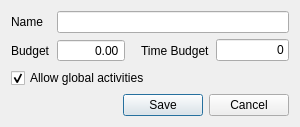
<?xml version="1.0" encoding="UTF-8"?>
<ui version="4.0">
 <class>ProjectDialog</class>
 <widget class="QDialog" name="ProjectDialog">
  <property name="geometry">
   <rect>
    <x>0</x>
    <y>0</y>
    <width>300</width>
    <height>101</height>
   </rect>
  </property>
  <property name="windowTitle">
   <string>Project</string>
  </property>
  <property name="locale">
   <locale language="English" country="UnitedStates"/>
  </property>
  <layout class="QVBoxLayout" name="verticalLayout">
   <item>
    <layout class="QGridLayout" name="gridLayout">
     <item row="0" column="0">
      <widget class="QLabel" name="lbName">
       <property name="text">
        <string>Name</string>
       </property>
      </widget>
     </item>
     <item row="1" column="0">
      <widget class="QLabel" name="label_2">
       <property name="text">
        <string>Budget</string>
       </property>
      </widget>
     </item>
     <item row="1" column="1">
      <widget class="QDoubleSpinBox" name="sbBudget">
       <property name="alignment">
        <set>Qt::AlignmentFlag::AlignRight|Qt::AlignmentFlag::AlignTrailing|Qt::AlignmentFlag::AlignVCenter</set>
       </property>
       <property name="buttonSymbols">
        <enum>QAbstractSpinBox::ButtonSymbols::NoButtons</enum>
       </property>
       <property name="prefix">
        <string/>
       </property>
       <property name="maximum">
        <double>999999999.000000000000000</double>
       </property>
      </widget>
     </item>
     <item row="1" column="2">
      <spacer name="horizontalSpacer">
       <property name="orientation">
        <enum>Qt::Orientation::Horizontal</enum>
       </property>
       <property name="sizeHint" stdset="0">
        <size>
         <width>40</width>
         <height>20</height>
        </size>
       </property>
      </spacer>
     </item>
     <item row="1" column="3">
      <widget class="QLabel" name="label_3">
       <property name="text">
        <string>Time Budget</string>
       </property>
      </widget>
     </item>
     <item row="1" column="4">
      <widget class="kemai::DurationEdit" name="leTimeBudget">
       <property name="text">
        <string>0</string>
       </property>
       <property name="alignment">
        <set>Qt::AlignmentFlag::AlignRight|Qt::AlignmentFlag::AlignTrailing|Qt::AlignmentFlag::AlignVCenter</set>
       </property>
      </widget>
     </item>
     <item row="0" column="1" colspan="4">
      <widget class="QLineEdit" name="leName">
       <property name="maxLength">
        <number>150</number>
       </property>
      </widget>
     </item>
     <item row="2" column="0" colspan="5">
      <widget class="QCheckBox" name="cbGlobalActivities">
       <property name="text">
        <string>Allow global activities</string>
       </property>
       <property name="checked">
        <bool>true</bool>
       </property>
      </widget>
     </item>
    </layout>
   </item>
   <item>
    <spacer name="verticalSpacer">
     <property name="orientation">
      <enum>Qt::Orientation::Vertical</enum>
     </property>
     <property name="sizeHint" stdset="0">
      <size>
       <width>20</width>
       <height>2</height>
      </size>
     </property>
    </spacer>
   </item>
   <item>
    <widget class="QDialogButtonBox" name="buttonBox">
     <property name="orientation">
      <enum>Qt::Orientation::Horizontal</enum>
     </property>
     <property name="standardButtons">
      <set>QDialogButtonBox::StandardButton::Cancel|QDialogButtonBox::StandardButton::Save</set>
     </property>
    </widget>
   </item>
  </layout>
 </widget>
 <customwidgets>
  <customwidget>
   <class>kemai::DurationEdit</class>
   <extends>QLineEdit</extends>
   <header>gui/durationEdit.h</header>
  </customwidget>
 </customwidgets>
 <tabstops>
  <tabstop>leName</tabstop>
  <tabstop>sbBudget</tabstop>
  <tabstop>leTimeBudget</tabstop>
 </tabstops>
 <resources/>
 <connections>
  <connection>
   <sender>buttonBox</sender>
   <signal>accepted()</signal>
   <receiver>ProjectDialog</receiver>
   <slot>accept()</slot>
   <hints>
    <hint type="sourcelabel">
     <x>248</x>
     <y>254</y>
    </hint>
    <hint type="destinationlabel">
     <x>157</x>
     <y>274</y>
    </hint>
   </hints>
  </connection>
  <connection>
   <sender>buttonBox</sender>
   <signal>rejected()</signal>
   <receiver>ProjectDialog</receiver>
   <slot>reject()</slot>
   <hints>
    <hint type="sourcelabel">
     <x>316</x>
     <y>260</y>
    </hint>
    <hint type="destinationlabel">
     <x>286</x>
     <y>274</y>
    </hint>
   </hints>
  </connection>
 </connections>
</ui>
